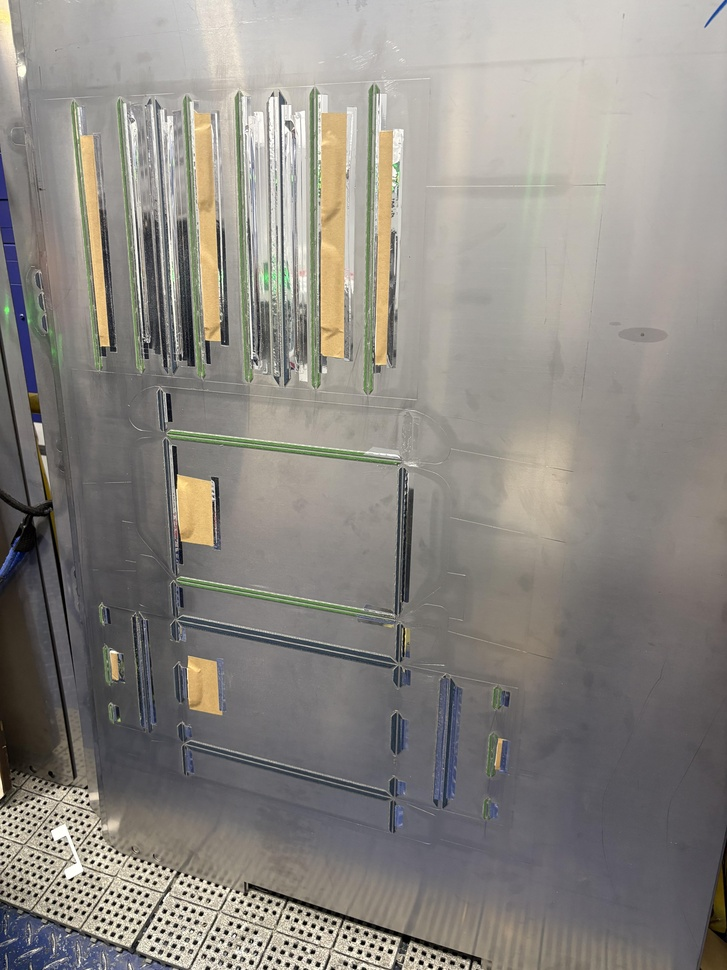
#> input picture data/train/pair_A-2_jpeg.rf.idYWsEnhQ1p4PAOa97tC.jpeg, 727 x 970 px, shrunk from 4284 x 5712 before the run
$ python -i qa.py   (imports and definitions only)   (older library calls are emulated)
#> lines starting #> are read from the running program, lines starting #| are printed output that depends on the picture
#> further down, picture is the input picture: shape (970, 727, 3); mean B, G, R 131.3, 136.9, 140.7
"""Automated seam and texture quality indicators."""

from __future__ import annotations

from dataclasses import asdict, dataclass
from typing import Any, Dict, Iterable, List, Tuple

import cv2
import numpy as np


@dataclass(frozen=True)
class QAMetrics:
    boundary_grad_ratio: float
    texture_ratio: float
    mean_shift: Tuple[float, float, float]
    passed: bool

    def to_dict(self) -> Dict[str, Any]:
        return asdict(self)


def _ellipse(radius: int) -> np.ndarray:
    size = radius * 2 + 1
    return cv2.getStructuringElement(cv2.MORPH_ELLIPSE, (size, size))


def _gradient_magnitude(image_bgr: np.ndarray) -> np.ndarray:
    gray = cv2.cvtColor(image_bgr, cv2.COLOR_BGR2GRAY).astype(np.float32)
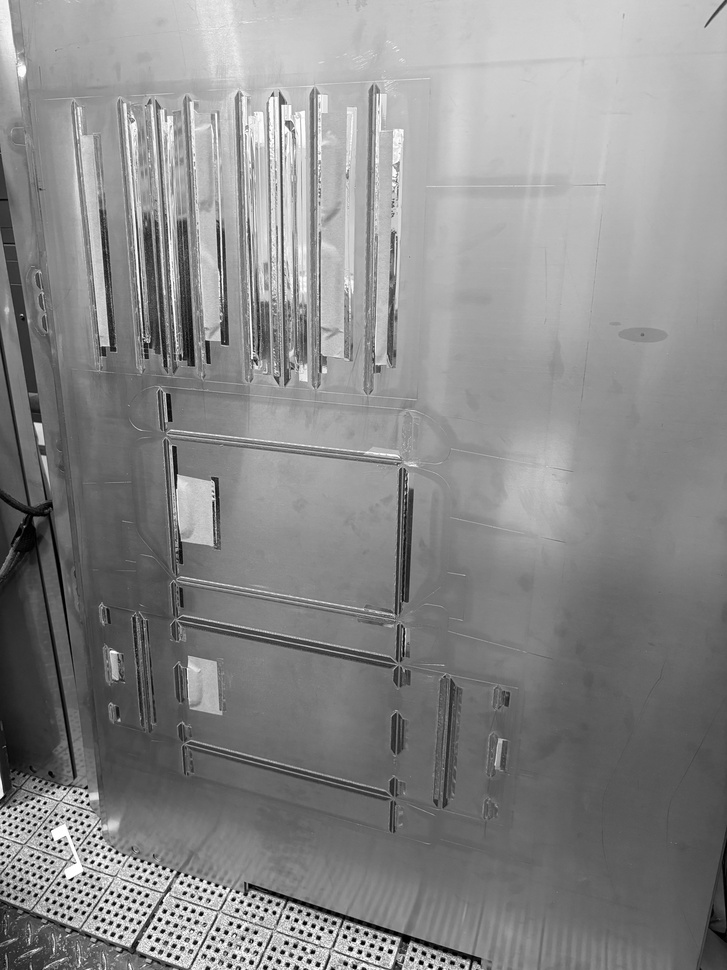
#> gray: shape (970, 727) float32; min 0, max 255, mean 137.4
    dx = cv2.Sobel(gray, cv2.CV_32F, 1, 0, ksize=3)
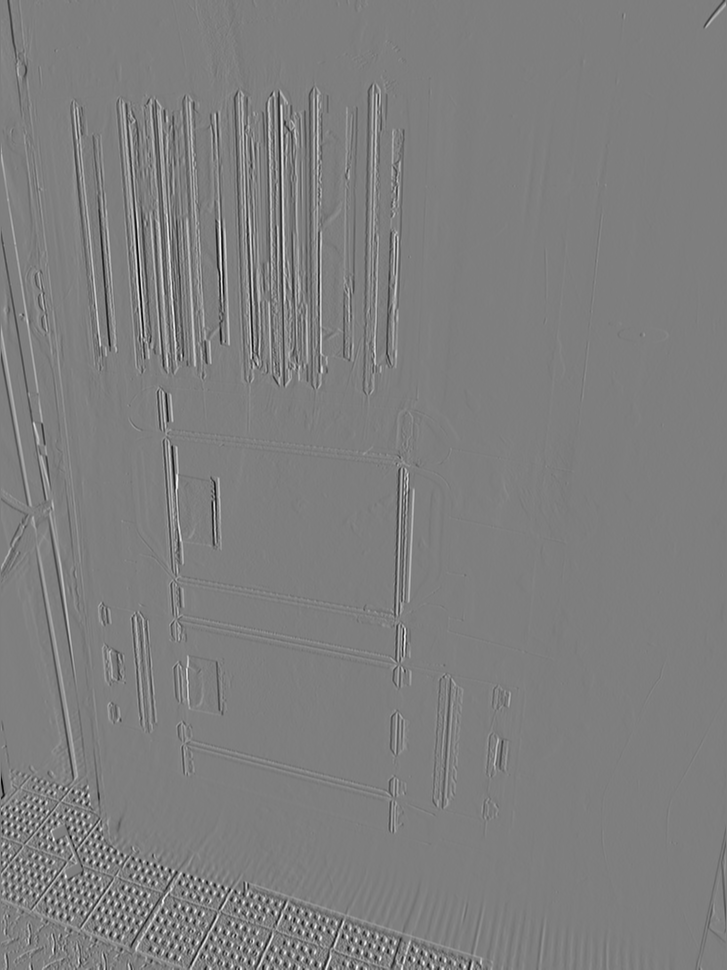
#> dx: shape (970, 727) float32; min -897, max 910, mean 0.3; drawn with min black and max white
    dy = cv2.Sobel(gray, cv2.CV_32F, 0, 1, ksize=3)
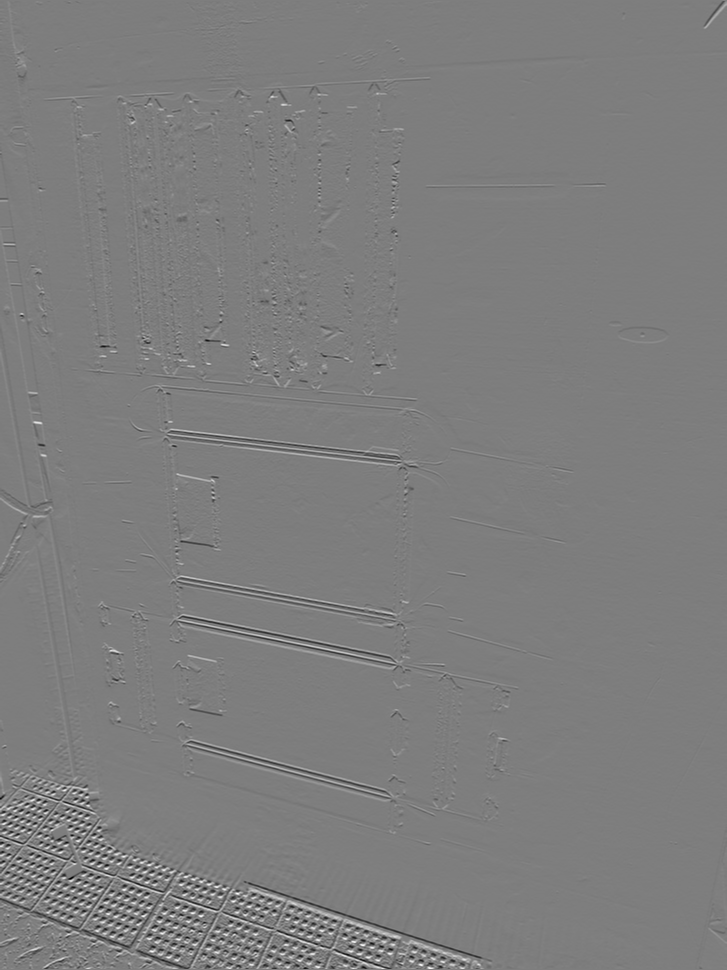
#> dy: shape (970, 727) float32; min -873, max 893, mean -0.6; drawn with min black and max white
    return cv2.magnitude(dx, dy)
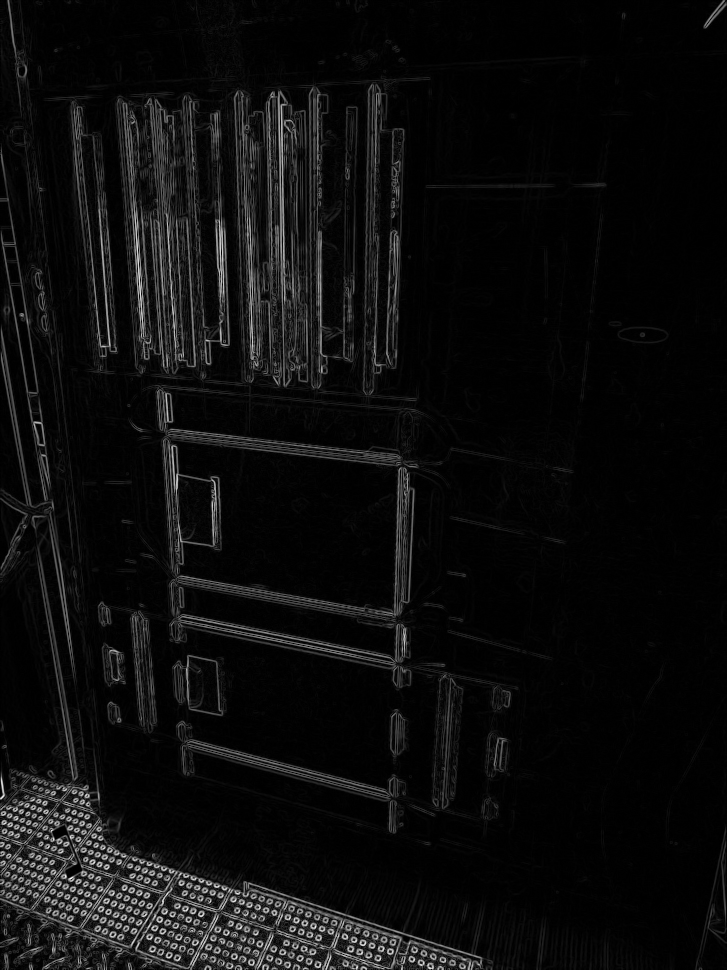
#> returned value: shape (970, 727) float32; min 0, max 995.8, mean 52.2; drawn with min black and max white


def _mean(values: np.ndarray) -> float:
    return float(values.mean()) if values.size else 0.0


# [53 lines left out: functions measure_component, summarize_metrics, not called in this run]

>>> import cv2
>>> picture = cv2.imread('../data/train/pair_A-2_jpeg.rf.idYWsEnhQ1p4PAOa97tC.jpeg')
>>> result = _gradient_magnitude(picture)

$ run again, on data/train/pair_A_jpeg.rf.VjieHKNDz1RaBrqRXmIS.jpeg
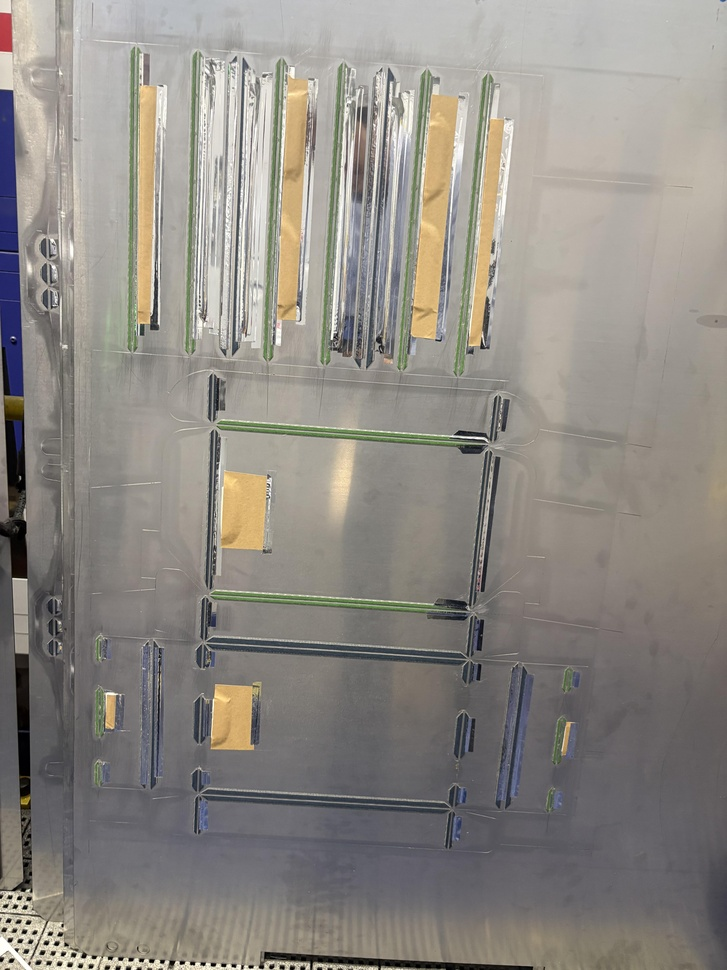
#> input picture data/train/pair_A_jpeg.rf.VjieHKNDz1RaBrqRXmIS.jpeg, 727 x 970 px, shrunk from 4284 x 5712 before the run
#> picture is the input picture: shape (970, 727, 3); mean B, G, R 132.3, 138.4, 142.7
#> in _gradient_magnitude, `dy = cv2.Sobel(gray, cv2.CV_32F, 0, 1, ksize=3)`:
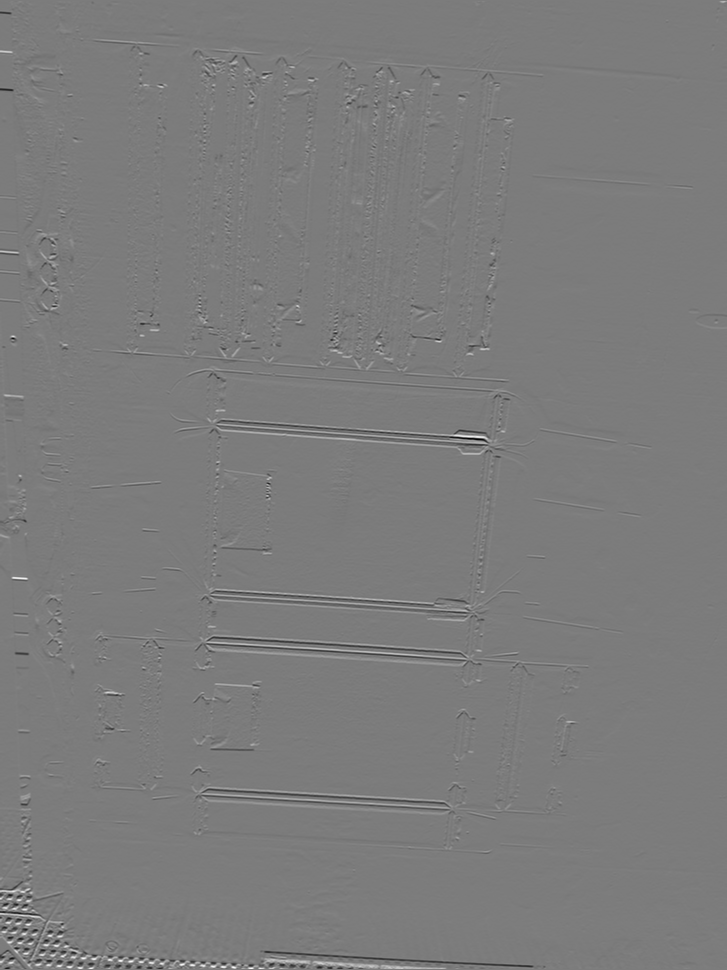
#> dy: shape (970, 727) float32; min -909, max 957, mean -0.5; drawn with min black and max white
#> in _gradient_magnitude, `return cv2.magnitude(dx, dy)`:
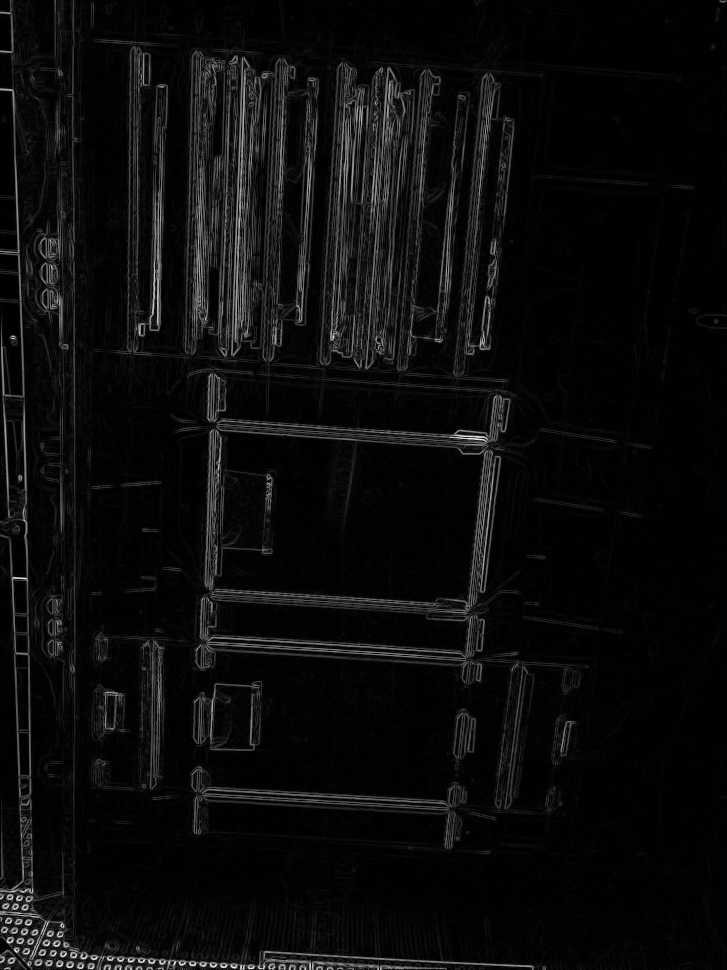
#> returned value: shape (970, 727) float32; min 0, max 966.1, mean 45.4; drawn with min black and max white

$ run again, on data/train/pair_B-2_jpeg.rf.vVOK6oddqtEyxnwqFVjH.jpeg
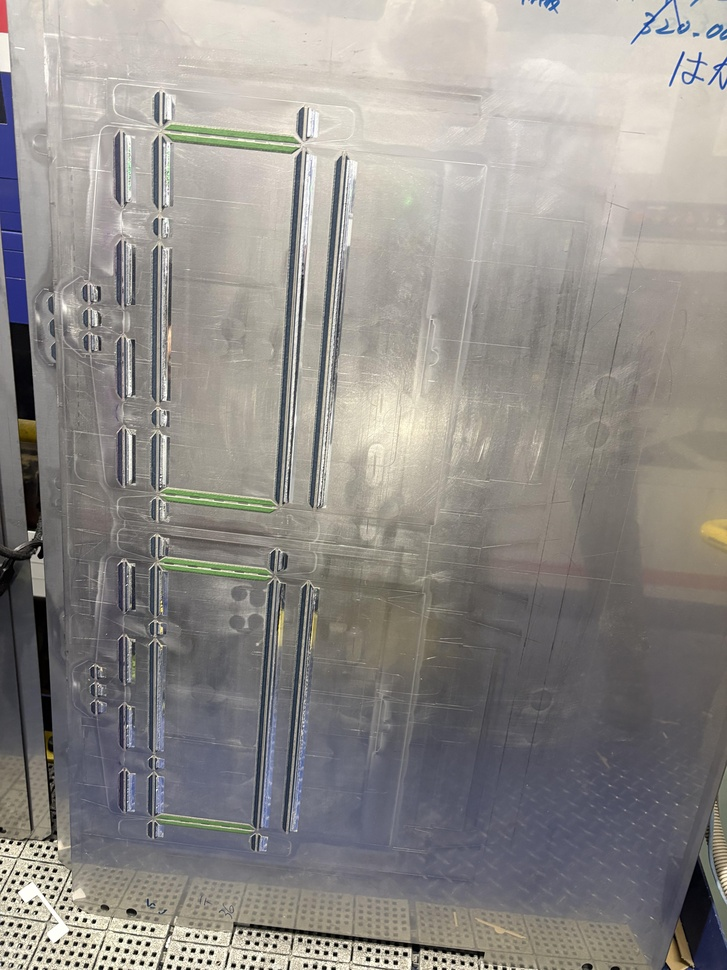
#> input picture data/train/pair_B-2_jpeg.rf.vVOK6oddqtEyxnwqFVjH.jpeg, 727 x 970 px, shrunk from 4284 x 5712 before the run
#> picture is the input picture: shape (970, 727, 3); mean B, G, R 137.9, 141.7, 145.2
#> in _gradient_magnitude, `dy = cv2.Sobel(gray, cv2.CV_32F, 0, 1, ksize=3)`:
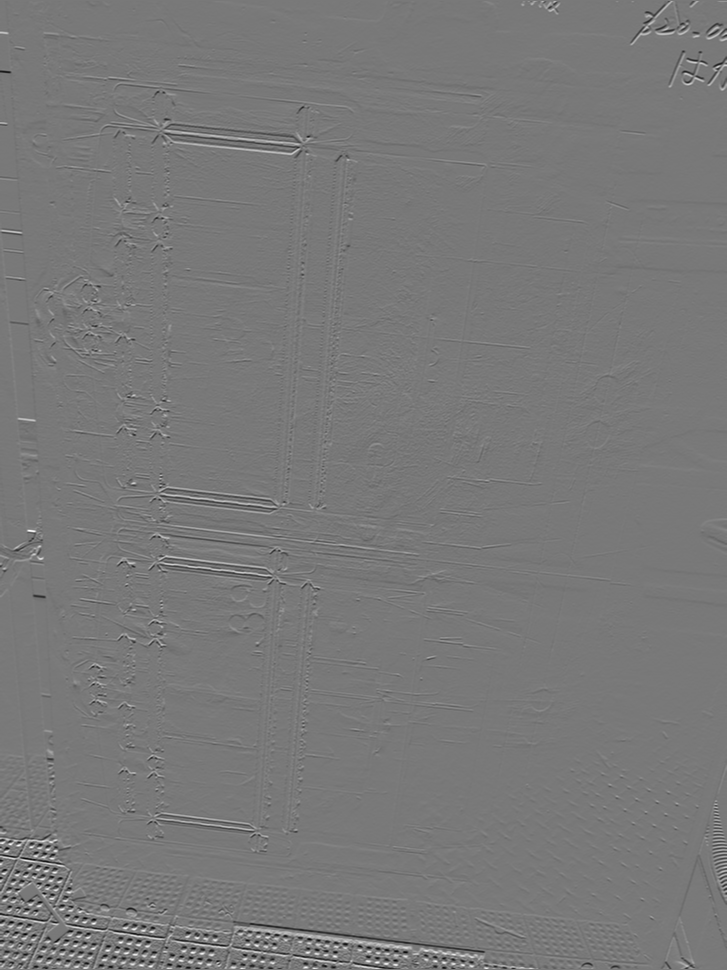
#> dy: shape (970, 727) float32; min -854, max 942, mean -0.4; drawn with min black and max white
#> in _gradient_magnitude, `return cv2.magnitude(dx, dy)`:
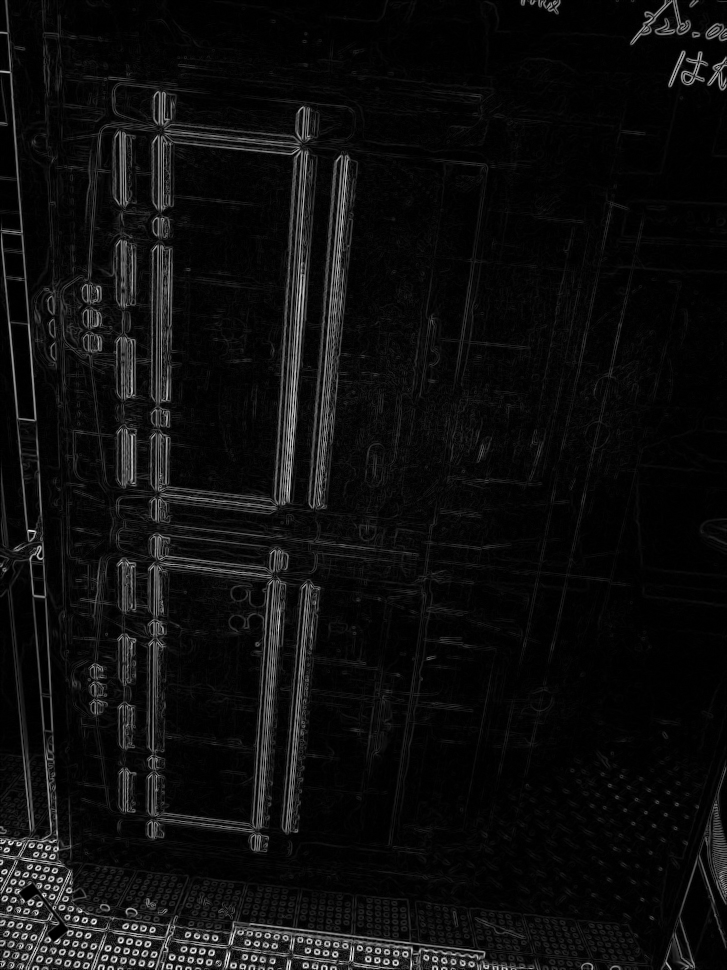
#> returned value: shape (970, 727) float32; min 0, max 978.3, mean 54.5; drawn with min black and max white

$ run again, on data/train/pair_B_jpeg.rf.dEl3MZpXSHKzbOkrdZhU.jpeg
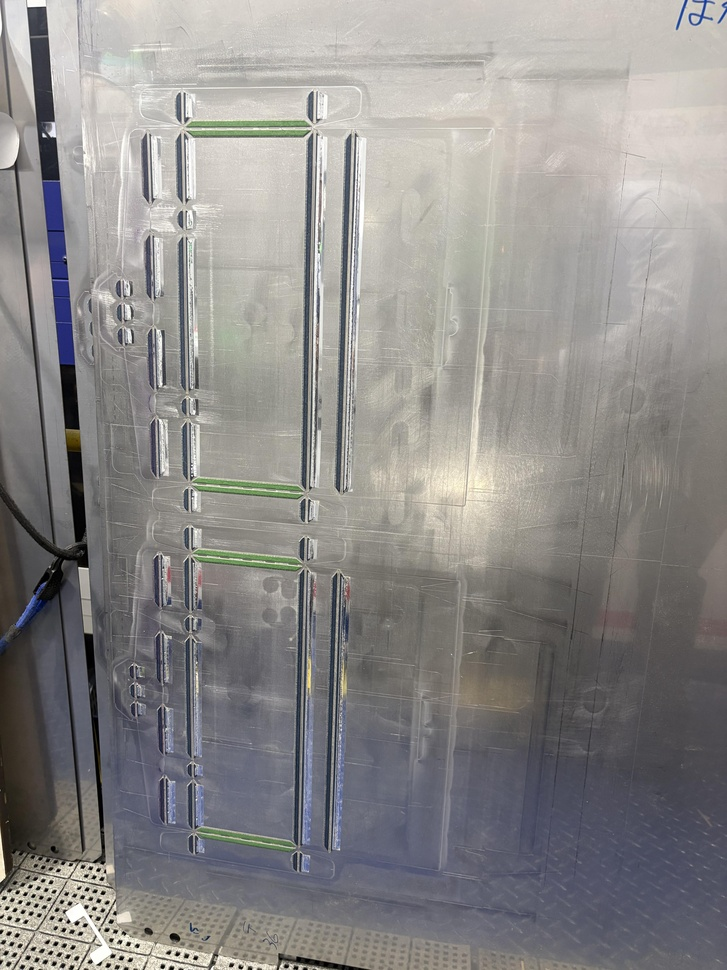
#> input picture data/train/pair_B_jpeg.rf.dEl3MZpXSHKzbOkrdZhU.jpeg, 727 x 970 px, shrunk from 4284 x 5712 before the run
#> picture is the input picture: shape (970, 727, 3); mean B, G, R 137.9, 139.2, 141.3
#> in _gradient_magnitude, `dy = cv2.Sobel(gray, cv2.CV_32F, 0, 1, ksize=3)`:
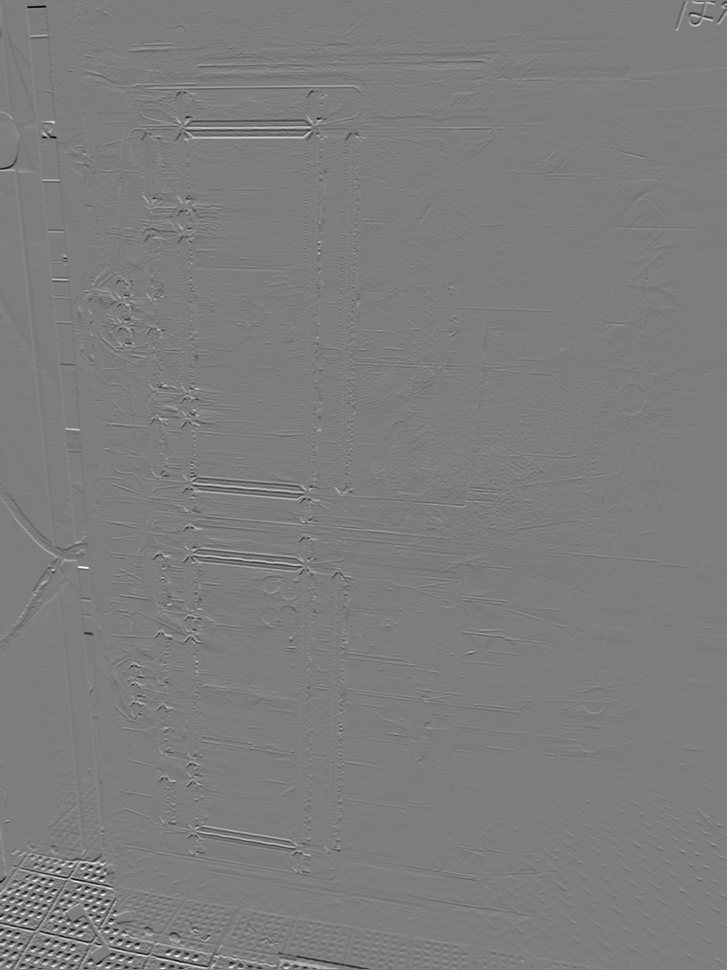
#> dy: shape (970, 727) float32; min -853, max 876, mean -0.6; drawn with min black and max white
#> in _gradient_magnitude, `return cv2.magnitude(dx, dy)`:
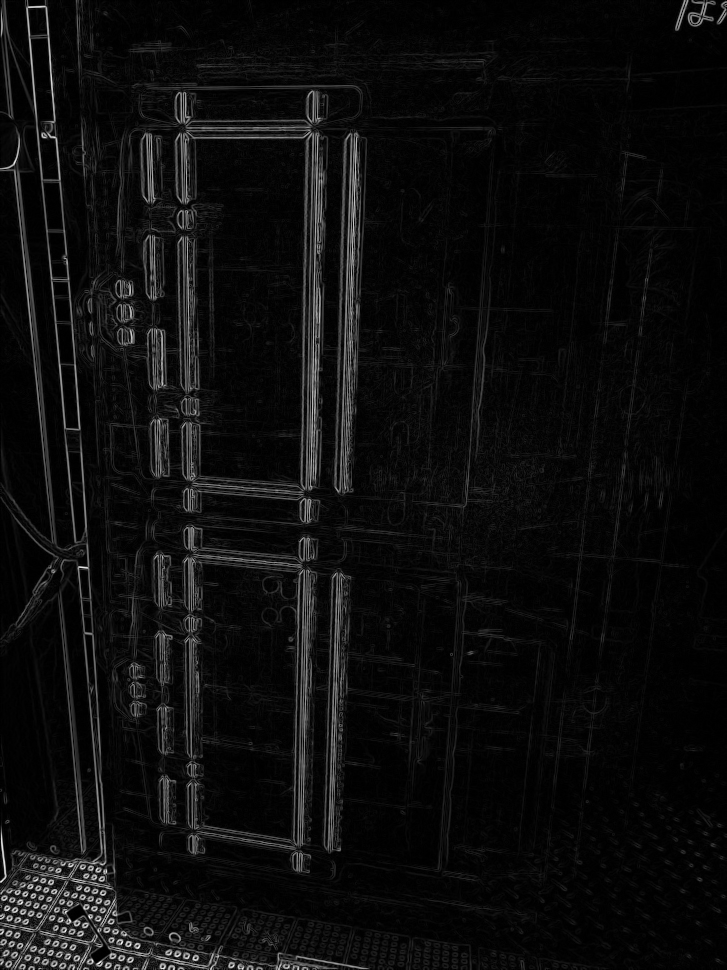
#> returned value: shape (970, 727) float32; min 0, max 967.3, mean 50.6; drawn with min black and max white
